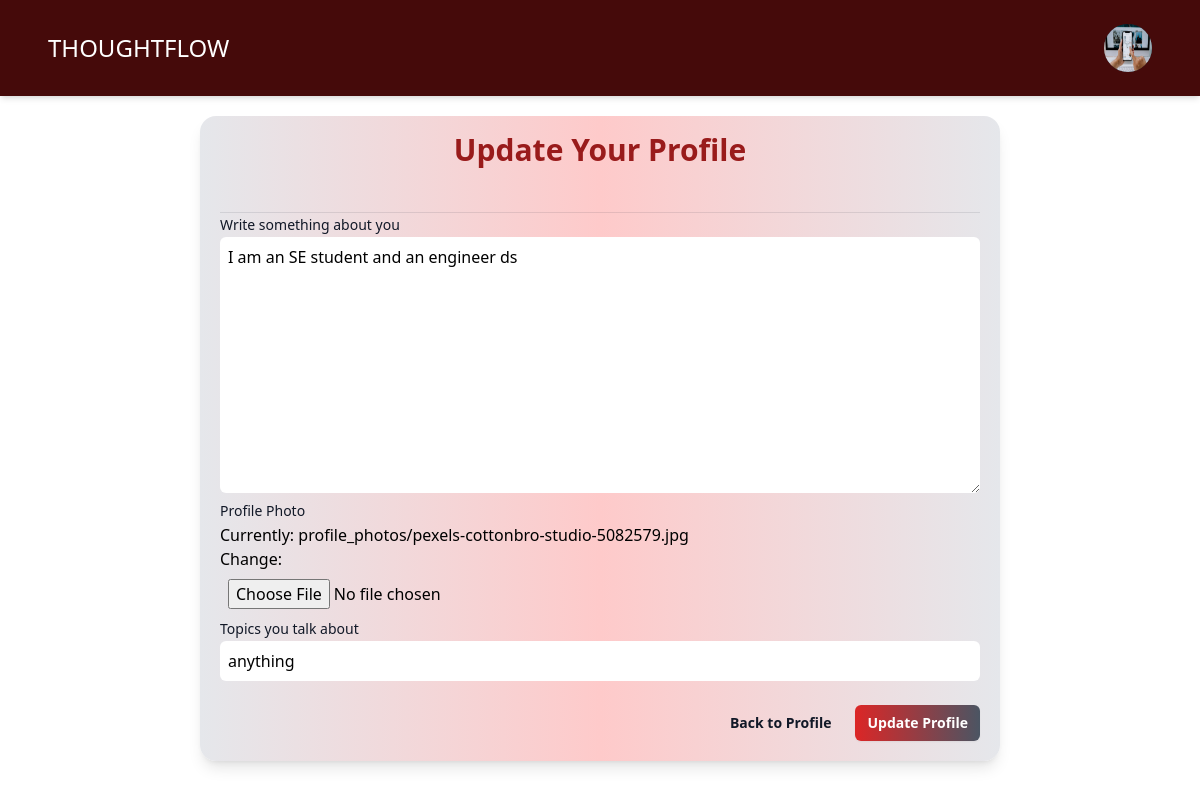
Before: /auth/update_profile/manal/1/ (signed in) with the older database file.
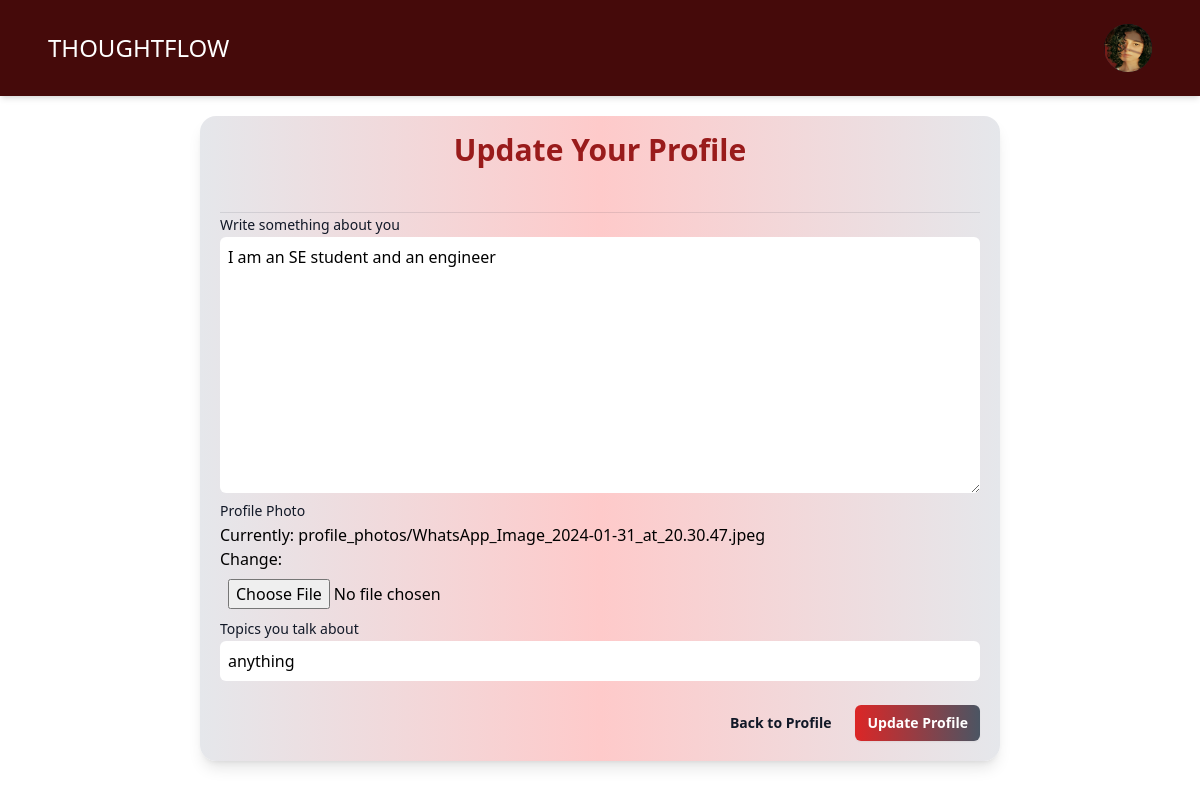
After: the same page with the newer database file.
### profiles/models.py (models this page shows, shortened)
class Userprofile(models.Model):
    person = models.OneToOneField(User, on_delete=models.CASCADE, related_name='user_profile')
    about = models.TextField()
    talks_about = models.CharField(max_length=250, default='anything')
    avatar = models.ImageField(upload_to='profile_photos', default='user.jpg')

### profiles/views.py (the view)
# urls.py: path('update_profile/<str:username>/<str:id>/', views.update_profile,
@login_required(login_url='login')
def update_profile(request, username, id):
    user = get_object_or_404(User, username=username, id=id)
    profile = get_object_or_404(Userprofile, person=user)
    if request.method == 'POST':
        form = UserPForm(request.POST, request.FILES, instance=profile)
        if form.is_valid():
            form.save()
            return redirect('profile', username=user.username, id=user.id)
    else:
        form = UserPForm(instance=profile)
    return render(request, 'update_profile.html', {
        'form': form,
        'profile': profile,
    })

### profiles/forms.py
class UserPForm(ModelForm):
    def __init__(self, *args, **kwargs):
        super().__init__(*args, **kwargs)
        self._update_field_attributes()
    def _update_field_attributes(self):
        field_classes = {
            'about': 'mt-1 p-2 border w-full rounded-md focus:outline-none focus:ring-emerald-400 focus:border-emerald-300',
            'avatar': 'mt-1 p-2 border w-full rounded-md focus:outline-none focus:ring-emerald-400 focus:border-emerald-300',
            'talks_about': 'mt-1 p-2 border w-full rounded-md focus:outline-none focus:ring-emerald-400 focus:border-emerald-300',
        }
        for field_name, css_class in field_classes.items():
            self.fields[field_name].widget.attrs.update({'class': css_class})
    class Meta:
        model = Userprofile
        fields = ['about', 'avatar', 'talks_about']
        labels = {
            'about': 'Write something about you',
            'avatar': 'Profile Photo',
            'talks_about': 'Topics you talk about'
        }

### profiles/templates/update_profile.html (shortened to what this page needs)
{% load static %}
<!DOCTYPE html>
<html lang="en">
  <head>
    <link rel="stylesheet" href="{% static 'update.css' %}" />
  </head>
  <body class="bg-gradient-to-br from-gray-100 via-gray-200 to-gray-100">
    <nav class="bg-red-950 shadow-md p-4">
      <div class="mx-auto max-w-7xl px-4 sm:px-6 lg:px-8">
        <div class="flex h-16 items-center justify-between">
          <div class="flex items-center">
            <div class="flex-shrink-0">
              <a class="text-2xl text-white" href="{% url 'home' %}">THOUGHTFLOW</a>
            </div>
          </div>
          <div class="hidden md:block">
            <div class="ml-4 flex items-center md:ml-6">
              <div class="relative ml-3">
                <div>
                  <button
                    type="button"
                    class="relative flex max-w-xs items-center rounded-full bg-gray-800 text-sm focus:outline-none focus:ring-2 focus:ring-white focus:ring-offset-2 focus:ring-offset-gray-800"
                    id="user-menu-button"
                    aria-expanded="false"
                    aria-haspopup="true"
                  >
                    <span class="absolute -inset-1.5"></span>
                    {% if profile.avatar %}
                    <img class="h-12 w-12 rounded-full" src="{{ profile.avatar.url }}" alt="User Profile Picture">
                    {% else %}
                    <img class="h-12 w-12 rounded-full" src="{% static 'user.jpg' %}" alt="User Profile Picture">
                    {% endif %}
                  </button>
                </div>
              </div>
            </div>
          </div>
        </div>
      </div>
    </nav>
<form
  class="w-full md:w-4/6 mt-5 mx-auto shadow-lg p-5 rounded-2xl bg-gradient-to-r from-gray-200 via-red-200 to-gray-200 transition-transform duration-500 hover:scale-105"
  method="post"
  enctype="multipart/form-data"
>
  <div class="space-y-12">
    <div class="border-b border-gray-900/10 pb-12">
      <h2
        class="text-3xl text-center font-semibold leading-7 text-red-800"
      >
        Update Your Profile
      </h2>
    </div>
  </div>
  {% for field in form %}
  <label
    for="{{ field.label }}"
    class="block text-sm font-medium leading-6 text-gray-900"
    >{{ field.label }}</label
  >
  {{ field }}
  {% endfor %}
  <div class="mt-6 flex items-center justify-end gap-x-6">
    <a
      href="{{ request.META.HTTP_REFERER }}"
      class="text-sm font-semibold leading-6 text-gray-900 transition-colors duration-300 hover:text-red-600"
    >
      Back to Profile
    </a>
    <button
      href="{{ request.META.HTTP_REFERER }}"
      type="submit"
      class="rounded-md bg-gradient-to-r from-red-600 to-gray-600 px-3 py-2 text-sm font-semibold text-white shadow-sm transition-colors duration-300 hover:from-red-500 hover:to-gray-500 focus-visible:outline focus-visible:outline-2 focus-visible:outline-offset-2 focus-visible:outline-indigo-600"
    >
      Update Profile
    </button>
  </div>
</form>
  </body>
</html>

Changed rows visible on the page:
changed Userprofile "anything": avatar: a different picture; about "I am an SE student and an engineer ds" → "I am an SE student and an engineer"
Other visible differences:
text no longer shown: "Currently: profile_photos/pexels-cottonbro-studio-5082579.jpg Change:"
text now shown: "Currently: profile_photos/WhatsApp_Image_2024-01-31_at_20.30.47.jpeg Change:"
